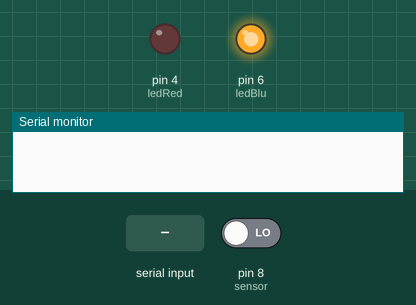
Recording of a sketch running on a simulated Arduino Uno, built with avr-gcc and run on an emulated ATmega328P. On the bench: output pins drawn as LEDs (lit = HIGH), the last lines printed to the serial monitor. Inputs (shaded band) come from the test bench; at power-on: pin 8 (sensor) LOW.

Above: at 1.2 s.
1.3 s: pin 8 (sensor) driven HIGH
At 2.5 s:
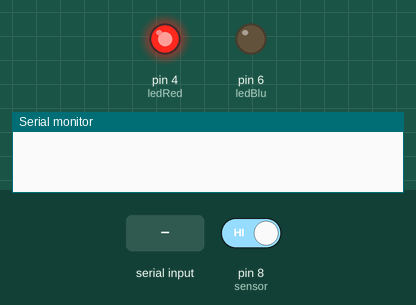
4.3 s: "c" received over Serial
5.8 s: pin 8 (sensor) driven LOW
At 7.2 s:
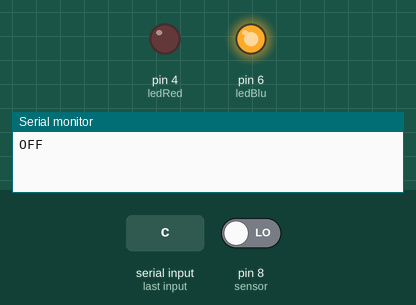
Timing chart, 0 to 8.8 s (numbered marks = the images above; inputs shaded):
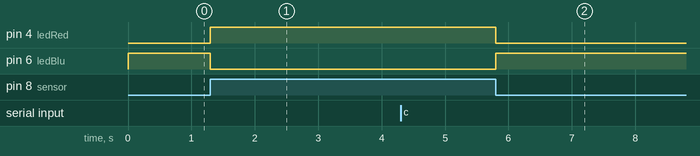

Measured:
- after the input at 1.3 s, pin 4 (ledRed): LOW → HIGH at once; pin 6 (ledBlu): HIGH → LOW at once
- after the input at 5.8 s, pin 4 (ledRed): HIGH → LOW at once; pin 6 (ledBlu): LOW → HIGH at once

The sketch:

Sensor.ino
```cpp
const int ledRed = 4;
const int ledBlu = 6;
const int sensor = 8;

void changeLed(int ledOn, int ledOff) {
  digitalWrite(ledOn, HIGH);
  digitalWrite(ledOff, LOW);
}

void setup() {
  Serial.begin(9600);
  pinMode(ledRed, OUTPUT);
  pinMode(ledBlu, OUTPUT);
  pinMode(sensor, INPUT);
}

void loop() {
  if (Serial.available()) {
    checkInput(Serial.read());
  }

  if (digitalRead(sensor) == HIGH) {
    changeLed(ledRed, ledBlu);
  } else {
    changeLed(ledBlu, ledRed);
  }
}
```

CheckInput.ino
```cpp
void checkInput(int inByte){
  switch (inByte) {
    case 97: // a
      Serial.println("ON 1");
      digitalWrite(ledRed, HIGH);
      break;
    case 98: // b
      Serial.println("ON 2");
      digitalWrite(ledBlu, HIGH);
      break;
    case 99: // c
      Serial.println("OFF");
      digitalWrite(ledRed, LOW);
      digitalWrite(ledBlu, LOW);
      break;
    case 116: // t
      Serial.print("\nBoard Time: ");
      Serial.println(millis());
      break;
    default:
      Serial.println(inByte);
  }
}
```
